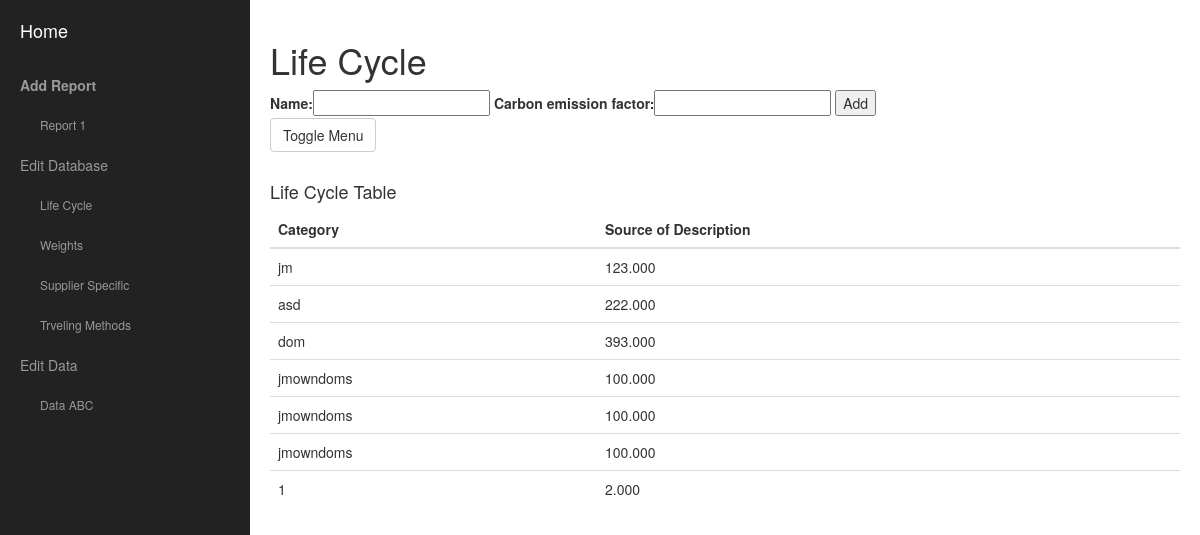
/projectcarbonapp/lifecycle, run on an earlier commit of the app's database.
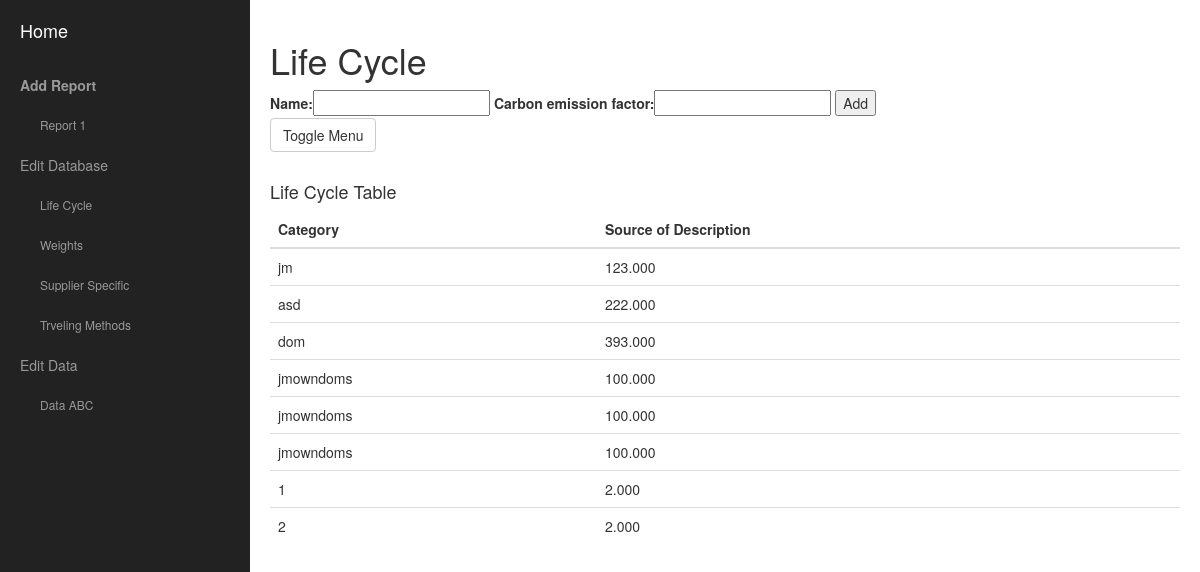
And on a later commit of the database.
### ProjectCarbonApp/models.py (models this page shows)
class Lifecycle(models.Model):
    name = models.CharField(max_length=430, null=True)
    carbon_emission_factor = models.DecimalField(max_digits=6, decimal_places=3)

### ProjectCarbonApp/views.py (the view)
def lifecycle_view(request):
        context = {}
        context['test_msg'] = 'hi this is lifecycle'
        life_cycle = Lifecycle.objects.all()
        context['life_cycle'] = life_cycle
        if request.method == 'POST':
            form = LifecycleForm(request.POST)
            context['form'] = form
            if form.is_valid():
                Lifecycle.objects.create(name=request.POST['name'],carbon_emission_factor=request.POST['carbon_emission_factor'])
                return render(request, 'lifecycle.html', context)
        else:
            form = LifecycleForm()
            context['form'] = form
        return render(request, 'lifecycle.html', context)

### ProjectCarbonApp/forms.py (shortened to what this page needs)
class LifecycleForm(forms.Form):
    name = forms.CharField(max_length=20)
    carbon_emission_factor  = forms.DecimalField(max_digits=6, decimal_places=3)
    def __init__(self, *args, **kwargs):
        super(LifecycleForm, self).__init__(*args, **kwargs)
        for field_name, field in self.fields.items():
            field.widget.attrs['class'] = 'lifecycleForm'

### ProjectCarbonApp/templates/lifecycle.html (shortened to what this page needs)
<!DOCTYPE html>
<html lang="en">
{% load staticfiles %}
<head>
    <link href="../static/css/bootstrap.min.css" rel="stylesheet">
    <link href="../static/css/simple-sidebar.css" rel="stylesheet">
</head>
<body>
    <div id="wrapper">
        <div id="sidebar-wrapper">
            <ul class="sidebar-nav">
                <li class="sidebar-brand">
                    <a href="{% url 'index' %}">
                        Home
                    </a>
                </li>
                <li>
                    <a href="{% url 'add_report_view' %}"><b>Add Report</b></a>
                </li>
                <li_s>
                    <a href="{% url 'report_one_view' %}">Report 1</a>
                 </li_s>
                 <li>
                    <a href="{% url 'editdatabase_view' %}">Edit Database</a>
                 </li>
                 <li_s>
                    <a href="{% url 'lifecycle_view' %}">Life Cycle </a>
                 </li_s>
                 <li_s>
                    <a href="{% url 'weights_view' %}">Weights</a>
                 </li_s>
                 <li_s>
                    <a href="{% url 'supplier_specific_view' %}">Supplier Specific</a>
                 </li_s>
                 <li_s>
                    <a href="{% url 'travelingmethods_view' %}">Trveling Methods</a>
                </li_s>
                 <li>
                    <a href="{% url 'editdata_view' %}">Edit Data</a>
                 </li>
                 <li_s>
                    <a href="{% url 'dataabc_view' %}">Data ABC</a>
                </li_s>
            </ul>
        </div>
        <div id="page-content-wrapper">
            <div class="container-fluid">
                <div class="row">
                    <div class="col-lg-12">
                        <h1>Life Cycle </h1>
                        <form action="{% url 'lifecycle_view' %}" method="post">
                             {{form}}
                            <button type="submit">Add</button>
                        </form>
                        <a href="#menu-toggle" class="btn btn-default" id="menu-toggle">Toggle Menu</a>
                    </div>
                </div>
            </div>
            <h4 style="margin-top:30px" >Life Cycle Table</h4>
            <table class="table table-hover table">
            <thead>
                <tr>
                    <th>Category</th>
                    <th>Source of Description</th>
                </tr>
            </thead>
             {% for lifecycle_obj in life_cycle %}
                <tr>
                    <td>{{lifecycle_obj.name}}</td>
                    <td>{{lifecycle_obj.carbon_emission_factor}}</td>
                </tr>
             {% endfor %}
            </table>
        </div>
    </div>
</body>
</html>

What changed in the data, as far as the page shows it:
added Lifecycle: name "2", carbon_emission_factor "2.000"
